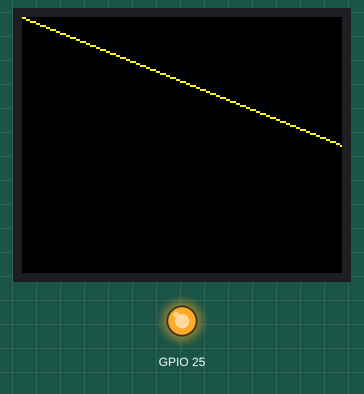
Simulated run of this sketch. Board: ESP32. On the bench: 160×128 colour display, output pins drawn as LEDs (lit = HIGH). What the sketch prints to the serial monitor is not drawn.

Above: at 7.4 s.
At 16.6 s:
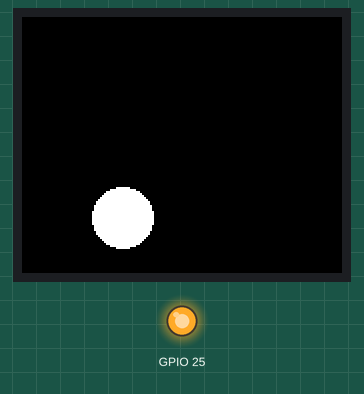
At 25.3 s:
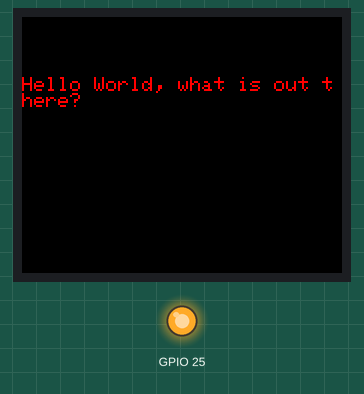
At 38.1 s:
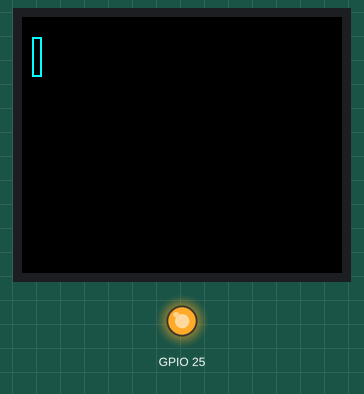
Timing chart, 0 to 39.6 s (numbered marks = the images above):
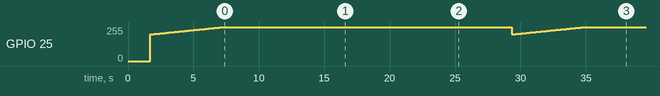

Measured:
- by itself, GPIO 25: 0/255 → 200/255 at 1.7 s, → 201/255 0.10 s later, → 202/255 0.10 s later, → 203/255 0.10 s later, … (112 changes in this stretch)
- what the display in image 0 shows lasts 1.0 s, from 7.4 s to 8.4 s
- what the display in image 2 shows lasts 1.5 s, from 25.3 s to 26.8 s

The sketch:

ESP32TFT_128x160B.ino
```cpp
// Based on source code by @lehnertak https://youtu.be/Rw_BSWku54E

#include <Adafruit_GFX.h>    // Core graphics library
#include <Adafruit_ST7735.h> // Hardware-specific library for ST7735
#include <SPI.h>

//Pin for ESP32
  #define TFT_CS         5  //case select connect to pin 5
  #define TFT_RST        15 //reset connect to pin 15
  #define TFT_DC         32 //AO connect to pin 32  (not sure that this is really used)  try pin 25
  #define TFT_MOSI       23 //Data = SDA connect to pin 23
  #define TFT_SCLK       18 //Clock = SCK connect to pin 18

// For ST7735-based displays, we will use this call
Adafruit_ST7735 tft = Adafruit_ST7735(TFT_CS, TFT_DC, TFT_MOSI, TFT_SCLK, TFT_RST);

//powering the tft display...

//GND is GND  that is the easy one
//LED pin on TFT will control brightness.  Using DAC on the ESP32 can control brightness by connecting
//to this pin.  See code below.  If this pin is high, VCC on the TFT does not need to be connected, but
//things seem to work better when it is connected.  VCC can go to either the 3.3 volt or the 5 volt (Vin)
//of the ESP32.  There does not appear to be any appreciable brightness difference when 5v is used instead of 3.3
//But the screen is brightest when 3.3 volts for VCC and 5volts for LED.


void setup(void) {
  Serial.begin(115200);
  // Use this initializer if using a 1.8" TFT screen:
  tft.initR(INITR_GREENTAB);      // Init ST7735S chip, black tab

  Serial.println("Initialized");

  tft.setRotation(1);

tft.fillScreen(ST77XX_BLACK);
int w = tft.width();
int h = tft.height();
Serial.print("width =");
Serial.println(w);
Serial.print("height =");
Serial.println(h);
//expecting 128 x 160

}//end of void setup

void loop() {

int w = tft.width();
int h = tft.height();

  // a single pixel
  tft.fillScreen(ST77XX_BLACK);
  tft.drawPixel(w/2, h/2, ST77XX_GREEN);
  delay(1000);

  tft.fillScreen(ST77XX_RED);
  delay(500);

// Fade up brightness test

  tft.setTextColor(ST77XX_BLUE);
  tft.setTextSize(2);


for (int i = 200; i < 256; i = i+1) { // i = 255 = approx 3.3 volts, i = 0 = approx 0.0 volts

dacWrite(25, i);
  tft.setCursor(20, 80);
  tft.print(i);
  delay(100);
  tft.fillRect(20,80,40,15, ST77XX_RED);
}

//screen starts showing up with DAC output of about 200.
// no difference if Vcc is 5v or 3.3v


  //a line
   tft.fillScreen(ST77XX_BLACK);
   tft.drawLine(0, 0, w,h/2, ST77XX_YELLOW);
 delay(1000);
    tft.fillScreen(ST77XX_BLACK);
    delay(500);
       tft.drawLine(50, 50, 60,60, ST77XX_YELLOW);
 delay(1000);
    tft.fillScreen(ST77XX_BLACK);
    delay(500);

//a rectangle
tft.drawRect(5,10,5, 20, ST77XX_CYAN);
delay(1000);
    tft.fillScreen(ST77XX_BLACK);
delay(500);

//a filled rectangle
 tft.fillRect(5,10,15,60, ST77XX_MAGENTA);
delay(1000);
    tft.fillScreen(ST77XX_BLACK);
delay(500);

  uint16_t color = 0xF800;

//a rounded rectangle
 tft.drawRoundRect(10, 20, w-10, h-20, 5, color);
delay(1000);
    tft.fillScreen(ST77XX_BLACK);
delay(500);

 //a circle xcenter, ycenter, radius, color
tft.drawCircle(50, 100, 15, ST77XX_BLUE);
delay(1000);
    tft.fillScreen(ST77XX_BLACK);
delay(500);

//a filled circle
       tft.fillCircle(50, 100, 15, ST77XX_WHITE);
delay(1000);
    tft.fillScreen(ST77XX_BLACK);
delay(500);

//a triangle x1,y1, x2,y2, x3,y3, color
color +=1000;
    tft.drawTriangle(10, 20, 0, 50, w, h, color);
delay(1000);
    tft.fillScreen(ST77XX_BLACK);
delay(500);


//text with wrapping
  tft.setTextWrap(true);
  tft.fillScreen(ST77XX_BLACK);
  delay(1000);
  tft.setCursor(0, 30);
  tft.setTextColor(ST77XX_RED);
  tft.setTextSize(1);
  char hello[]="Hello World, what is out there?";
  for (int i=0; i<32; i++){
    tft.print(hello[i]);
    delay (100);
  }
  tft.invertDisplay(true);
  delay(1500);
  tft.invertDisplay(false);
  delay(1500);
  tft.fillScreen(ST77XX_BLACK);

  //text without wrapping

  tft.setTextWrap(false);
  tft.setCursor(0, 0);
  tft.setTextColor(ST77XX_YELLOW);
  tft.setTextSize(0);
  tft.println("Size 0");

  tft.setCursor(0, 10);
  tft.setTextColor(ST77XX_GREEN);
  tft.setTextSize(1);
  tft.println("Size 1");

  tft.setCursor(0, 20);
  tft.setTextColor(ST77XX_BLUE);
  tft.setTextSize(2);
  tft.print("Size 2");


  tft.setCursor(0, 35);
  tft.setTextColor(ST77XX_CYAN);
  tft.setTextSize(3);
  tft.print("Size 3");


  tft.setCursor(0, 57);
  tft.setTextColor(ST77XX_WHITE);
  tft.setTextSize(4);
  tft.print("Size 4");


  tft.setCursor(0, 86);
  tft.setTextColor(ST77XX_ORANGE);
  tft.setTextSize(5);
  tft.print("Size 5");

  delay(1000);


}//end of void loop
```
